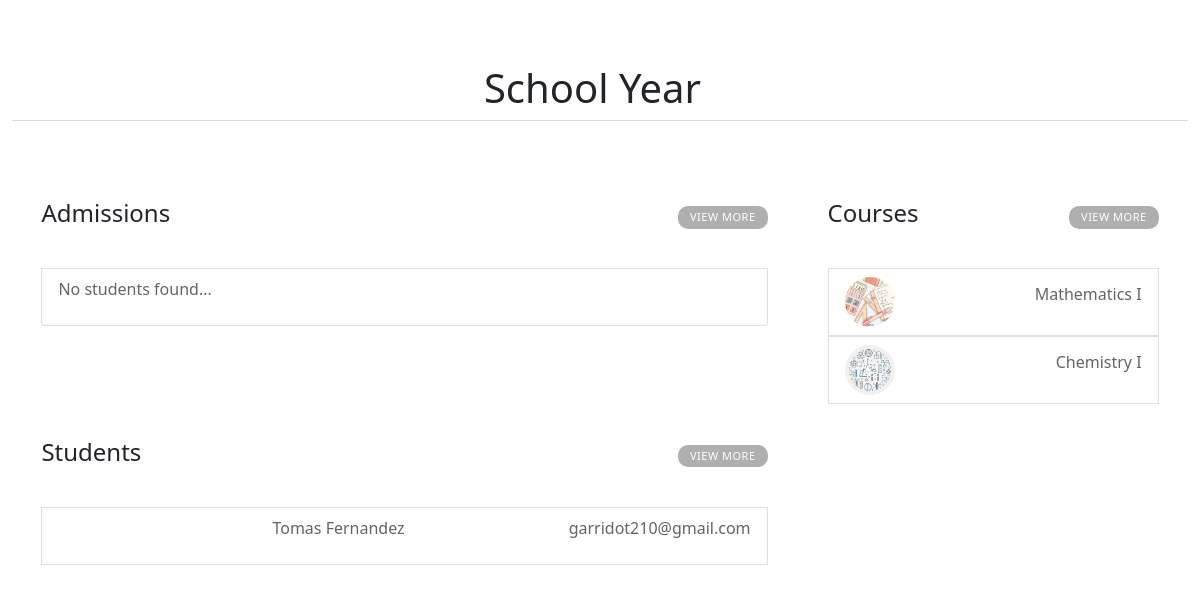
Page /academiaweb/years/year=1/ on the earlier database version.
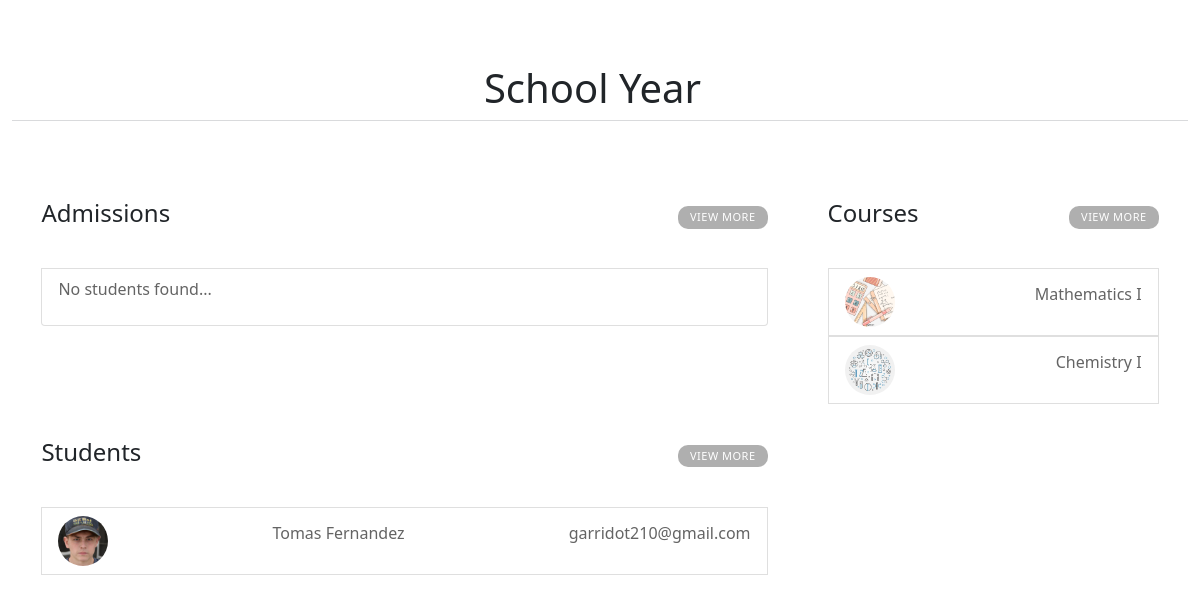
Same page on the later database version.
### main_app/models.py (models this page shows, shortened)
class Students(models.Model):
    id              = models.AutoField(primary_key=True)
    user            = models.ForeignKey(UserAccount,on_delete=models.CASCADE)
    document        = models.CharField(max_length=8,unique=True)
    first_name      = models.CharField(max_length=200)
    last_name       = models.CharField(max_length=200)
    date_of_birth   = models.DateField(default=datetime.date.today)
    gender_choice   = (('male','male'),('feminine','feminine'),('undefined','undefined'))
    gender          = models.CharField(max_length=10, default='male', choices=gender_choice)
    nationality     = CountryField()
    year            = models.ForeignKey(SchoolYears,on_delete=models.CASCADE,blank=True,null=True)
    profile_picture = models.ImageField(upload_to=upload_location_students,blank=True,null=True)
    HS_diploma      = models.FileField(upload_to=upload_location_students,blank=True,null=True)
    class Meta():
        verbose_name        = 'Student'
        verbose_name_plural = 'Students'
    @property
    def full_name(self):
        return '{} {}'.format(self.first_name,self.last_name)
    @property
    def email(self):
        return str(self.user)

class UserAccount(AbstractBaseUser,PermissionsMixin):
    email           = models.EmailField(unique=True)
    groups          = models.ManyToManyField(Group,blank=True)
    date_joined     = models.DateTimeField(auto_now_add=timezone.now())
    last_login      = models.DateTimeField(auto_now=timezone.now())
    is_active       = models.BooleanField(default=True)
    is_staff        = models.BooleanField(default=False)
    is_superuser    = models.BooleanField(default=False)
    is_teacher      = models.BooleanField(default=False)
    is_student      = models.BooleanField(default=False)
    is_admin        = models.BooleanField(default=False)
    USERNAME_FIELD  = 'email'
    objects = UserManager()
    def __str__(self):
        return self.email

### main_app/views.py (the view)
# urls.py: path('years/year=<str:pk>/',views.YearData,name='year'),
def YearData(request,pk):
    year = SchoolYears.objects.get(id=pk)
    students  = Students.objects.filter(year = year)
    courses   = Courses.objects.filter(year = year)
    admssions = Applications.objects.filter(year=year)
    context   = {'year':year,'students':students,'courses':courses,'admssions':admssions}
    return render(request,'year_data.html',context)

### main_app/models.py (called while the page is built)
    def __str__(self):
        return str(self.id)

### main_app/templates/year_data.html
{% extends 'base.html' %}
{% load static %}
{% block content %}
<link rel="stylesheet" href="{% static 'css/year_data.css' %}">
<div class="container-fluid">
    <div class="title">
        <a href="{% url 'years' %}"><h1>School Year</h1></a>
    </div>
    <div class="content" >
        <div class="first-col">
            <ul class="list-group" >
                <div class="content-title">
                    <h4>Admissions</h4>
                    <a href="">
                        View More
                    </a>
                </div>
                {% if admissions %}{% for admission in admissions %}
                <a href="{% url 'admission' admission.email %}"><li class="list-group-item">
                    <img src="{{admission.profile_picture.url}}"  alt="">
                    <p>{{admission.full_name}}</p>
                    <p id="info2">{{admission.email}}</p>
                </li></a>{% endfor %}{% else %}
                <li class="list-group-item">
                    <p>No students found...</p>
                </li>
                {% endif %}
            </ul>
            <ul class="list-group" id="students">
                <div class="content-title">
                    <h4>Students</h4>
                    <a href="/academiaweb/students/?user=&document=&first_name=&last_name=&gender=&year={{year.id}}">
                        View More
                    </a>
                </div>
                {% if students %}{% for student in students %}
                <a href="{% url 'student' student.email %}"><li class="list-group-item">
                    <img src="{{student.profile_picture.url}}"  alt="">
                    <p>{{student.full_name}}</p>
                    <p id="info2">{{student.email}}</p>
                </li></a>{% endfor %}{% else %}
                <li class="list-group-item">
                    <p>No students found...</p>
                </li>
                {% endif %}
            </ul>
        </div>
        <div class="second-col">
            <ul class="list-group">
                <div class="content-title">
                    <h4>Courses</h4>
                    <a href="/academiaweb/courses/?name=&year=1">View More</a>
                </div>
                {% if courses %}{% for course in courses %}
                <a href="{% url 'course' course.name course.year %}">
                    <li class="list-group-item">
                    <img src="{{course.course_picture.url}}"  alt="">
                    <p>{{course.name}}</p>
                    </li>
                </a>{% endfor %}{% else %}
                <li class="list-group-item">
                    <p>no courses found...</p>
                </li>
                {% endif %}
            </ul>
        </div>
    </div>
</div>
{% endblock %}

Differences in the rows shown:
changed Students "Tomas Fernandez": profile_picture: picture added
